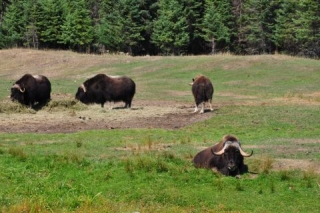
//> input picture opencv_cpp/chapter4/group.jpg, 320 x 213 px, given in place of waves.jpg, which was not available
$ ./contentFinder   (built with g++ and OpenCV 4)
//> lines starting //> are read from the running program, lines starting //| are printed output that depends on the picture; after the words box and inside, x2 and y2 are one past the last pixel; in counts of white or black regions, pixels touching at a corner belong together; pictures that were not available may be replaced by others from this repository, and a replacement may not be noted
### opencv_cpp/chapter4/colorhistogram.h
#if !defined COLHISTOGRAM
#define COLHISTOGRAM

#include <opencv2/core/core.hpp>
#include <opencv2/imgproc/imgproc.hpp>

class ColorHistogram {
private:
	int histSize[3];
	float hranges[2];
	const float* ranges[3];
	int channels[3];

public:

	ColorHistogram() {
		histSize[0] = histSize[1] = histSize[2] = 256;
		hranges[0] = 0.0;
		hranges[1] = 256.0;
		ranges[0] = hranges;
		ranges[1] = hranges;
		ranges[2] = hranges;
		channels[0] = 0;
		channels[1] = 1;
		channels[2] = 2;

	}

	void setSize(int size) {
		histSize[0] = histSize[1] = histSize[2] = size;
	}

	cv::Mat getHistogram(const cv::Mat& image) {
		cv::Mat hist;

		hranges[0] = 0.0;
		hranges[1] = 256.0;
		channels[0] = 0;
		channels[1] = 1;
		channels[2] = 2;

		cv::calcHist(&image,
			1,
			channels,
			cv::Mat(),
			hist,
			3,
			histSize,
			ranges
		);

		return hist;
	}

	// [24 lines left out: function getSparseHistogram, not called in this run]


	cv::Mat getHueHistogram(const cv::Mat& image,
		int minSaturation = 0) {
		cv::Mat hist;

		cv::Mat hsv;
		cv::cvtColor(image, hsv, cv::COLOR_BGR2HSV);

		cv::Mat mask;

		if (minSaturation > 0) {
			std::vector<cv::Mat> v;
			cv::split(hsv, v);

			cv::threshold(v[1], mask, minSaturation, 255,
				cv::THRESH_BINARY);
		}

		hranges[0] = 0.0;
		hranges[1] = 180.0;
		channels[0] = 0;

		cv::calcHist(&hsv,
			1,
			channels,
			mask,
			hist,
			1,
			histSize,
			ranges
		);

		return hist;
	}


	cv::Mat getabHistogram(const cv::Mat& image) {

		cv::Mat hist;

		cv::Mat lab;
		cv::cvtColor(image, lab, cv::COLOR_BGR2Lab);

		hranges[0] = 0;
		hranges[1] = 256.0;
		channels[0] = 1;
		channels[1] = 2;

		cv::calcHist(&lab,
			1,
			channels,
			cv::Mat(),
			hist,
			2,
			histSize,
			ranges
		);

		return hist;
	}
};

#endif

### opencv_cpp/chapter4/contentFinder.h
#if !defined OFINDER
#define OFINDER


#include <opencv2/core/core.hpp>
#include <opencv2/imgproc/imgproc.hpp>

class ContentFinder {

private:

	// histogram parameters
	float hranges[2];
	const float* ranges[3];
	int channels[3];

	float threshold;           // decision threshold
	cv::Mat histogram;         // histogram can be sparse
	cv::SparseMat shistogram;  // or not
	bool isSparse;

public:

	ContentFinder() : threshold(0.1f), isSparse(false) {

		// in this class,
		// all channels have the same range
		ranges[0] = hranges;
		ranges[1] = hranges;
		ranges[2] = hranges;
	}

	// Sets the threshold on histogram values [0,1]
	void setThreshold(float t) {

		threshold = t;
	}

	// Gets the threshold
	// [4 lines left out: function getThreshold, not called in this run]

	// Sets the reference histogram
	void setHistogram(const cv::Mat& h) {

		isSparse = false;
		cv::normalize(h, histogram, 1.0);
	}

	// Sets the reference histogram
	// [5 lines left out: function setHistogram, not called in this run]

	// Simplified version in which
	// all channels used, with range [0,256[
	cv::Mat find(const cv::Mat& image) {

		cv::Mat result;

		hranges[0] = 0.0;	// default range [0,256[
		hranges[1] = 256.0;
		channels[0] = 0;		// the three channels
		channels[1] = 1;
		channels[2] = 2;

		return find(image, hranges[0], hranges[1], channels);
	}

	// Finds the pixels belonging to the histogram
	cv::Mat find(const cv::Mat& image, float minValue, float maxValue, int* channels) {

		cv::Mat result;

		hranges[0] = minValue;
		hranges[1] = maxValue;

		if (isSparse) { // call the right function based on histogram type

			for (int i = 0; i < shistogram.dims(); i++)
				this->channels[i] = channels[i];

			cv::calcBackProject(&image,
				1,            // we only use one image at a time
				channels,     // vector specifying what histogram dimensions belong to what image channels
				shistogram,   // the histogram we are using
				result,       // the resulting back projection image
				ranges,       // the range of values, for each dimension
				255.0         // the scaling factor is chosen such that a histogram value of 1 maps to 255
			);

		}
		else {

			for (int i = 0; i < histogram.dims; i++)
				this->channels[i] = channels[i];

			cv::calcBackProject(&image,
				1,            // we only use one image at a time
				channels,     // vector specifying what histogram dimensions belong to what image channels
				histogram,    // the histogram we are using
				result,       // the resulting back projection image
				ranges,       // the range of values, for each dimension
				255.0         // the scaling factor is chosen such that a histogram value of 1 maps to 255
			);
		}

		// Threshold back projection to obtain a binary image
		if (threshold > 0.0)
			cv::threshold(result, result, 255.0 * threshold, 255.0, cv::THRESH_BINARY);

		return result;
	}

};


#endif

### opencv_cpp/chapter4/histogram.h
#if !defined HISTOGRAM
#define HISTOGRAM

#include <opencv2/core.hpp>
#include <opencv2/imgproc.hpp>

// To create histograms of gray-level images
class Histogram1D {

private:

    int histSize[1];         // number of bins in histogram
    float hranges[2];        // range of values
    const float* ranges[1];  // pointer to the different value ranges
    int channels[1];         // channel number to be examined

public:

    Histogram1D() {

        // Prepare default arguments for 1D histogram
        histSize[0] = 256;   // 256 bins
        hranges[0] = 0.0;    // from 0 (inclusive)
        hranges[1] = 256.0;  // to 256 (exclusive)
        ranges[0] = hranges;
        channels[0] = 0;     // we look at channel 0
    }

    // Sets the channel on which histogram will be calculated.
    // By default it is channel 0.
    // [43 lines left out: functions setChannel, getChannel, setRange, getMinValue, getMaxValue, setNBins and 1 more, not called in this run]

    // Computes the 1D histogram.
    cv::Mat getHistogram(const cv::Mat& image) {

        cv::Mat hist;

        // Compute 1D histogram with calcHist
        cv::calcHist(&image,
            1,			// histogram of 1 image only
            channels,	// the channel used
            cv::Mat(),	// no mask is used
            hist,		// the resulting histogram
            1,			// it is a 1D histogram
            histSize,	// number of bins
            ranges		// pixel value range
        );

        return hist;
    }


    // Computes the 1D histogram and returns an image of it.
    cv::Mat getHistogramImage(const cv::Mat& image, int zoom = 1) {

        // Compute histogram first
        cv::Mat hist = getHistogram(image);

        // Creates image
        return Histogram1D::getImageOfHistogram(hist, zoom);
    }

    // Stretches the source image using min number of count in bins.
    // [82 lines left out: functions stretch, stretch, not called in this run]

    // static methods

    // Create an image representing a histogram
    static cv::Mat getImageOfHistogram(const cv::Mat& hist, int zoom) {

        // Get min and max bin values
        double maxVal = 0;
        double minVal = 0;
        cv::minMaxLoc(hist, &minVal, &maxVal, 0, 0);

        // get histogram size
        int histSize = hist.rows;

        // Square image on which to display histogram
        cv::Mat histImg(histSize * zoom, histSize * zoom, CV_8U, cv::Scalar(255));

        // set highest point at 90% of nbins (i.e. image height)
        int hpt = static_cast<int>(0.9 * histSize);

        // Draw vertical line for each bin
        for (int h = 0; h < histSize; h++) {

            float binVal = hist.at<float>(h);
            if (binVal > 0) {
                int intensity = static_cast<int>(binVal * hpt / maxVal);
                cv::line(histImg, cv::Point(h * zoom, histSize * zoom),
                    cv::Point(h * zoom, (histSize - intensity) * zoom), cv::Scalar(0), zoom);
            }
        }

        return histImg;
    }

    // Equalizes the source image.
    // [42 lines left out: functions equalize, applyLookUp, applyLookUpWithIterator, not called in this run]
};


#endif

### opencv_cpp/chapter4/contentFinder.cpp
#include <iostream>

using namespace std;

#include <opencv2/core/core.hpp>
#include <opencv2/highgui/highgui.hpp>

#include "histogram.h"
#include "contentFinder.h"
#include "colorhistogram.h"

int main()
{

	cv::Mat image = cv::imread("waves.jpg", 0);
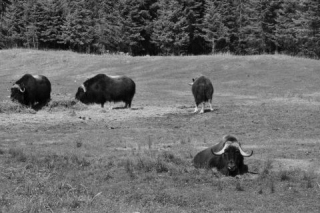
//> image: 213 rows x 320 cols, CV_8UC1; min 0, max 221, mean 106.7
	if (!image.data)
		return 0;

	cv::Mat imageROI;
	imageROI = image(cv::Rect(216, 33, 24, 30));

	cv::namedWindow("Reference");
	cv::imshow("Reference", imageROI);

	Histogram1D h;
	cv::Mat hist = h.getHistogram(imageROI);
//> in getHistogram, `cv::calcHist(&image, 1, channels, cv::Mat(), hist, 1, histSize, ranges..`: hist = 256 values, max 17 at index 20, min 0 at index 0, mean 2.81
	cv::namedWindow("Reference Hist");
	cv::imshow("Reference Hist", h.getHistogramImage(imageROI));
//> in getImageOfHistogram, `cv::minMaxLoc(hist, &minVal, &maxVal, 0, 0);`: maxVal = 17
//> the loop in getImageOfHistogram, `for (int h = 0; h < histSize; h++)` made 256 passes
//> (binVal, intensity) on passes 13 to 24: (1, 13), (2, 27), (1, 13), (8, 108), (5, 67), (3, 40), (8, 108), (6, 81), (17, 230), (14, 189), (13, 175), (10, 135)
//> binVal on passes 1 to 6: 0, 0, 0, 0, 0, 0
//> after the loop in getImageOfHistogram, `for (int h = 0; h < histSize; h++)`:
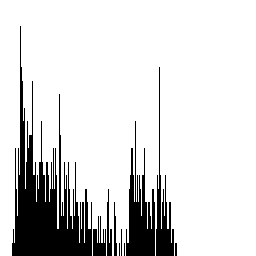
//> histImg: 256 rows x 256 cols, CV_8UC1; 85.2% white; 10 black regions (2 under 20 px), largest, box (x1, y1, x2, y2) and area: (12, 26, 92, 256) 6177, (126, 121, 155, 256) 1832, (156, 67, 174, 256) 997

	ContentFinder finder;

	finder.setHistogram(hist);
//> in setHistogram, `cv::normalize(h, histogram, 1.0);`: histogram = 256 values, max 0.245 at index 20, min 0 at index 0, mean 0.0406
	finder.setThreshold(-1.0f);

	cv::Mat result1;
	result1 = finder.find(image);


	cv::Mat tmp;
	result1.convertTo(tmp, CV_8U, -1.0, 255.0);
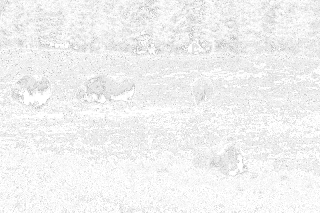
//> tmp: 213 rows x 320 cols, CV_8UC1; min 192, max 255, mean 240.7
	cv::namedWindow("Backprojection result");
	cv::imshow("Backprojection result", tmp);

	// Get binary back-projection
	finder.setThreshold(0.12f);
	result1 = finder.find(image);
//> in find (call 2), `cv::threshold(result, result, 255.0 * threshold, 255.0, cv::THRESH_BIN..`: result: 213 rows x 320 cols, CV_8UC1; 6.4% white in thin lines or dots


	cv::rectangle(image, cv::Rect(216, 33, 24, 30), cv::Scalar(0, 0, 0));

	cv::namedWindow("Image");

	cv::imshow("Image", image);

	cv::namedWindow("Detection Result");
	cv::imshow("Detection Result", result1);

	ColorHistogram hc;

	cv::Mat color = cv::imread("waves.jpg");
//> color is the input picture: 213 rows x 320 cols, CV_8UC3; mean B, G, R 69.4, 113.7, 107.3

	imageROI = color(cv::Rect(0, 0, 100, 45));
//> imageROI: 45 rows x 100 cols, CV_8UC3

	hc.setSize(8);
	cv::Mat shist = hc.getHistogram(imageROI);

	finder.setHistogram(shist);
	finder.setThreshold(0.05f);


	result1 = finder.find(color);
//> in find (call 3), `cv::threshold(result, result, 255.0 * threshold, 255.0, cv::THRESH_BIN..`: result: 213 rows x 320 cols, CV_8UC1; 41.4% white; 852 white regions (802 under 20 px), largest, box (x1, y1, x2, y2) and area: (0, 0, 320, 60) 16700, (201, 107, 320, 147) 1595, (52, 74, 136, 109) 1243

	cv::namedWindow("Color Detection Result");
	cv::imshow("Color Detection Result", result1);

	cv::Mat color2 = cv::imread("dog.jpg");

	cv::namedWindow("Second Image");
	cv::imshow("Second Image", color2);

	cv::Mat result2 = finder.find(color2);

	cv::namedWindow("Result color (2)");
	cv::imshow("Result color (2)", result2);

	hc.setSize(256);
	cv::Mat colorhist = hc.getabHistogram(imageROI);
//> in getabHistogram, `cv::cvtColor(image, lab, cv::COLOR_BGR2Lab);`: lab: 45 rows x 100 cols, CV_8UC3; mean of channels 0, 1, 2 78.1, 115, 144.7
//> in getabHistogram, `cv::calcHist(&lab, 1, channels, cv::Mat(), hist, 2, histSize, ranges );`:
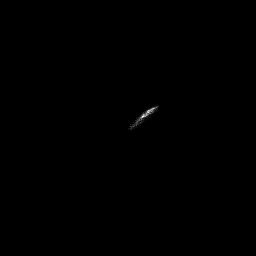
//> hist: 256 rows x 256 cols, CV_32FC1; min 0, max 78, mean 0.1; drawn with min black and max white

	colorhist.convertTo(tmp, CV_8U, -1.0, 255.0);
//> tmp: 256 rows x 256 cols, CV_8UC1
	cv::namedWindow("ab histogram");
	cv::imshow("ab histogram", tmp);

	finder.setHistogram(colorhist);
	finder.setThreshold(0.05f);

	cv::Mat lab;
	cv::cvtColor(color, lab, cv::COLOR_BGR2Lab);
//> lab: 213 rows x 320 cols, CV_8UC3; mean of channels 0, 1, 2 117.2, 118.4, 151.1

	int ch[2] = { 1,2 };
	result1 = finder.find(lab, 0, 256.0f, ch);
//> in find (call 5), `cv::threshold(result, result, 255.0 * threshold, 255.0, cv::THRESH_BIN..`:
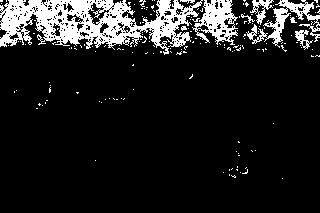
//> result: 213 rows x 320 cols, CV_8UC1; 12.7% white; 176 white regions (166 under 20 px), largest, box (x1, y1, x2, y2) and area: (0, 0, 203, 55) 5686, (192, 0, 238, 45) 1048, (246, 0, 320, 48) 979

	cv::namedWindow("Result ab (1)");
	cv::imshow("Result ab (1)", result1);

	cv::cvtColor(color2, lab, cv::COLOR_BGR2Lab);

	result2 = finder.find(lab, 0, 256.0, ch);


	cv::namedWindow("Result ab (2)");
	cv::imshow("Result ab (2)", result2);

	cv::rectangle(color, cv::Rect(0, 0, 100, 45), cv::Scalar(0, 0, 0));

	cv::namedWindow("Color Image");
	cv::imshow("Color Image", color);


	hc.setSize(180);
	colorhist = hc.getHueHistogram(imageROI);
//> in getHueHistogram, `cv::cvtColor(image, hsv, cv::COLOR_BGR2HSV);`: hsv: 45 rows x 100 cols, CV_8UC3; mean H, S, V 41.8, 105.8, 73.5
//> in getHueHistogram, `channels[0] = 0;`: channels = [0, 2, 2]
//> in getHueHistogram, `cv::calcHist(&hsv, 1, channels, mask, hist, 1, histSize, ranges );`: mask = empty; hist = 180 values, max 625 at index 46, min 0 at index 1, mean 25
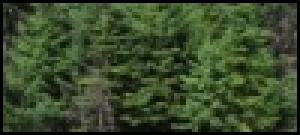
//> imageROI: 45 rows x 100 cols, CV_8UC3 (shown 3 times larger); mean B, G, R 42.5, 73.4, 57.5
//> colorhist has the same summary as hist in getHueHistogram

	finder.setHistogram(colorhist);

	cv::Mat hsv;
	cv::cvtColor(color, hsv, cv::COLOR_BGR2HSV);
//> hsv: 213 rows x 320 cols, CV_8UC3; mean H, S, V 35.8, 105, 118

	ch[0] = 0;

	result1 = finder.find(hsv, 0.0f, 180.0f, ch);
//> in find (call 7), `cv::threshold(result, result, 255.0 * threshold, 255.0, cv::THRESH_BIN..`:
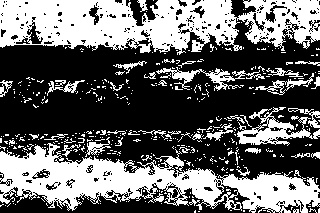
//> result: 213 rows x 320 cols, CV_8UC1; 40.5% white; 419 white regions (374 under 20 px), largest, box (x1, y1, x2, y2) and area: (0, 0, 320, 55) 11724, (0, 143, 320, 213) 10237, (237, 107, 320, 146) 1165

	cv::namedWindow("Result Hue (1)");
	cv::imshow("Result Hue (1)", result1);

	color2 = cv::imread("dog.jpg");

	cv::cvtColor(color2, hsv, cv::COLOR_BGR2HSV);
//> hsv: 213 rows x 320 cols, CV_8UC3; mean H, S, V 35.9, 105.4, 118.3

	result2 = finder.find(hsv, 0.0f, 180.0f, ch);
//> in find (call 8), `cv::threshold(result, result, 255.0 * threshold, 255.0, cv::THRESH_BIN..`: result: 213 rows x 320 cols, CV_8UC1; 40.4% white; 420 white regions (375 under 20 px), largest, box (x1, y1, x2, y2) and area: (0, 0, 320, 55) 11655, (0, 143, 320, 213) 10237, (237, 107, 320, 146) 1165

	cv::namedWindow("Result Hue (2)");
	cv::imshow("Result Hue (2)", result2);

	cv::waitKey();

	return 0;


}
